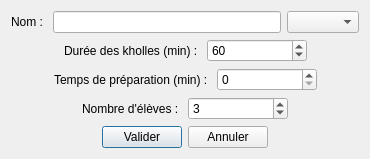
<?xml version="1.0" encoding="UTF-8"?>
<ui version="4.0">
 <class>UpdateKholleurDialog</class>
 <widget class="QDialog" name="UpdateKholleurDialog">
  <property name="windowModality">
   <enum>Qt::WindowModal</enum>
  </property>
  <property name="geometry">
   <rect>
    <x>0</x>
    <y>0</y>
    <width>370</width>
    <height>155</height>
   </rect>
  </property>
  <property name="windowTitle">
   <string>Modification d'un kholleur</string>
  </property>
  <layout class="QVBoxLayout" name="verticalLayout">
   <item>
    <layout class="QHBoxLayout" name="horizontalLayout">
     <item>
      <widget class="QLabel" name="label">
       <property name="text">
        <string>Nom : </string>
       </property>
      </widget>
     </item>
     <item>
      <widget class="QLineEdit" name="lineEdit_name"/>
     </item>
     <item>
      <widget class="QComboBox" name="comboBox_subjects"/>
     </item>
    </layout>
   </item>
   <item>
    <layout class="QHBoxLayout" name="horizontalLayout_2">
     <item>
      <spacer name="horizontalSpacer_4">
       <property name="orientation">
        <enum>Qt::Horizontal</enum>
       </property>
       <property name="sizeHint" stdset="0">
        <size>
         <width>40</width>
         <height>20</height>
        </size>
       </property>
      </spacer>
     </item>
     <item>
      <widget class="QLabel" name="label_2">
       <property name="text">
        <string>Durée des kholles (min) : </string>
       </property>
      </widget>
     </item>
     <item>
      <widget class="QSpinBox" name="spinBox_duration">
       <property name="minimumSize">
        <size>
         <width>100</width>
         <height>0</height>
        </size>
       </property>
       <property name="minimum">
        <number>10</number>
       </property>
       <property name="maximum">
        <number>300</number>
       </property>
       <property name="value">
        <number>60</number>
       </property>
      </widget>
     </item>
     <item>
      <spacer name="horizontalSpacer">
       <property name="orientation">
        <enum>Qt::Horizontal</enum>
       </property>
       <property name="sizeHint" stdset="0">
        <size>
         <width>40</width>
         <height>20</height>
        </size>
       </property>
      </spacer>
     </item>
    </layout>
   </item>
   <item>
    <layout class="QHBoxLayout" name="horizontalLayout_3">
     <item>
      <spacer name="horizontalSpacer_5">
       <property name="orientation">
        <enum>Qt::Horizontal</enum>
       </property>
       <property name="sizeHint" stdset="0">
        <size>
         <width>40</width>
         <height>20</height>
        </size>
       </property>
      </spacer>
     </item>
     <item>
      <widget class="QLabel" name="label_3">
       <property name="text">
        <string>Temps de préparation (min) : </string>
       </property>
      </widget>
     </item>
     <item>
      <widget class="QSpinBox" name="spinBox_preparation">
       <property name="minimumSize">
        <size>
         <width>100</width>
         <height>0</height>
        </size>
       </property>
       <property name="maximum">
        <number>300</number>
       </property>
      </widget>
     </item>
     <item>
      <spacer name="horizontalSpacer_2">
       <property name="orientation">
        <enum>Qt::Horizontal</enum>
       </property>
       <property name="sizeHint" stdset="0">
        <size>
         <width>40</width>
         <height>20</height>
        </size>
       </property>
      </spacer>
     </item>
    </layout>
   </item>
   <item>
    <layout class="QHBoxLayout" name="horizontalLayout_4">
     <item>
      <spacer name="horizontalSpacer_6">
       <property name="orientation">
        <enum>Qt::Horizontal</enum>
       </property>
       <property name="sizeHint" stdset="0">
        <size>
         <width>40</width>
         <height>20</height>
        </size>
       </property>
      </spacer>
     </item>
     <item>
      <widget class="QLabel" name="label_4">
       <property name="text">
        <string>Nombre d'élèves : </string>
       </property>
      </widget>
     </item>
     <item>
      <widget class="QSpinBox" name="spinBox_pupils">
       <property name="minimumSize">
        <size>
         <width>100</width>
         <height>0</height>
        </size>
       </property>
       <property name="maximum">
        <number>300</number>
       </property>
       <property name="value">
        <number>3</number>
       </property>
      </widget>
     </item>
     <item>
      <spacer name="horizontalSpacer_3">
       <property name="orientation">
        <enum>Qt::Horizontal</enum>
       </property>
       <property name="sizeHint" stdset="0">
        <size>
         <width>40</width>
         <height>20</height>
        </size>
       </property>
      </spacer>
     </item>
    </layout>
   </item>
   <item>
    <layout class="QHBoxLayout" name="horizontalLayout_5">
     <item>
      <spacer name="horizontalSpacer_7">
       <property name="orientation">
        <enum>Qt::Horizontal</enum>
       </property>
       <property name="sizeHint" stdset="0">
        <size>
         <width>40</width>
         <height>20</height>
        </size>
       </property>
      </spacer>
     </item>
     <item>
      <widget class="QPushButton" name="pushButton_update">
       <property name="text">
        <string>Valider</string>
       </property>
      </widget>
     </item>
     <item>
      <widget class="QPushButton" name="pushButton_cancel">
       <property name="text">
        <string>Annuler</string>
       </property>
      </widget>
     </item>
     <item>
      <spacer name="horizontalSpacer_8">
       <property name="orientation">
        <enum>Qt::Horizontal</enum>
       </property>
       <property name="sizeHint" stdset="0">
        <size>
         <width>40</width>
         <height>20</height>
        </size>
       </property>
      </spacer>
     </item>
    </layout>
   </item>
  </layout>
 </widget>
 <resources/>
 <connections>
  <connection>
   <sender>pushButton_cancel</sender>
   <signal>clicked()</signal>
   <receiver>UpdateKholleurDialog</receiver>
   <slot>reject()</slot>
   <hints>
    <hint type="sourcelabel">
     <x>245</x>
     <y>157</y>
    </hint>
    <hint type="destinationlabel">
     <x>331</x>
     <y>165</y>
    </hint>
   </hints>
  </connection>
 </connections>
</ui>
